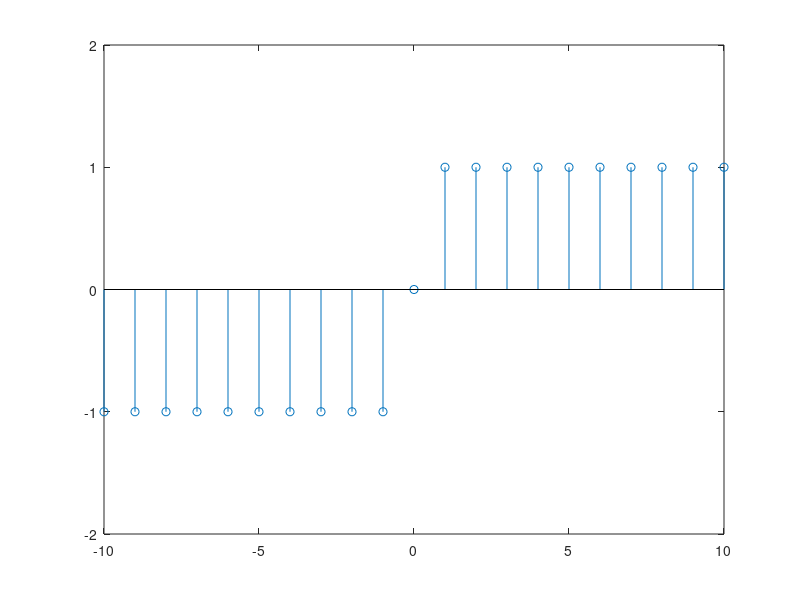

Here is the MATLAB script that generated this plot:
%The Signum Function of Descrete time signal.

%Reference:

clc;                        %Clears the command window and homes the cursor.
clear all;                  %Clear variables and functions from memory.
clf;                        %Clear current figure.


%Defining The Original Signal {x(n)}.

n=-10:10;                      %Defining x axis.
x=@(n) 1.*(n>0)+(-1).*(n<0)+0.*(n==0);    %Defining y axis.
stem(n,x(n));                          %Ploting the graph. 
axis([-10 10 -2 2]);                  %AXIS([XMIN XMAX YMIN YMAX]) sets scaling for the x- and y-axes on the current plot.

